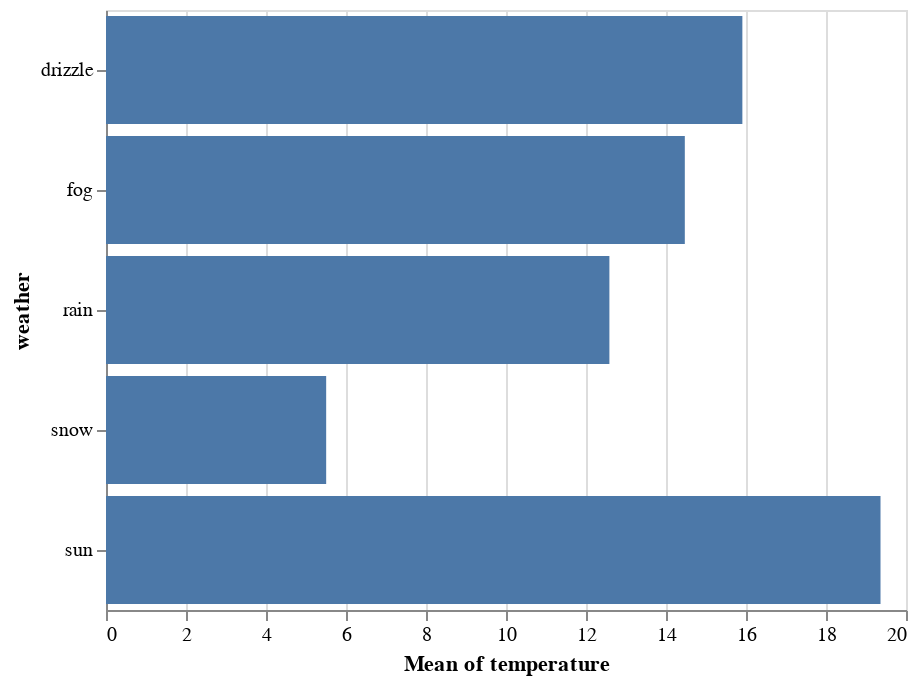

The code cell stored with this chart in its notebook:
### Markdown cell above
## Transformation: Bar Chart Showing Mean Temperature for each Weather Type

### Code cell
alt.Chart(df).mark_bar().encode(x=alt.X("mean(temperature)"), y="weather")

### Figure 1 — Vega-Lite specification as saved in the notebook (floating-point values rounded to 4 significant figures; data arrays with more than 128 entries replaced by an {"elided": "..."} marker saying what was removed)
{"$schema": "https://vega.github.io/schema/vega-lite/v2.6.0.json", "config": {"view": {"height": 300, "width": 400}}, "data": {"name": "data-d4a756336a072a66ce3177ae223f1a37"}, "datasets": {"data-d4a756336a072a66ce3177ae223f1a37": {"elided": "1461 records"}}, "encoding": {"x": {"aggregate": "mean", "field": "temperature", "type": "quantitative"}, "y": {"field": "weather", "type": "nominal"}}, "mark": "bar"}
